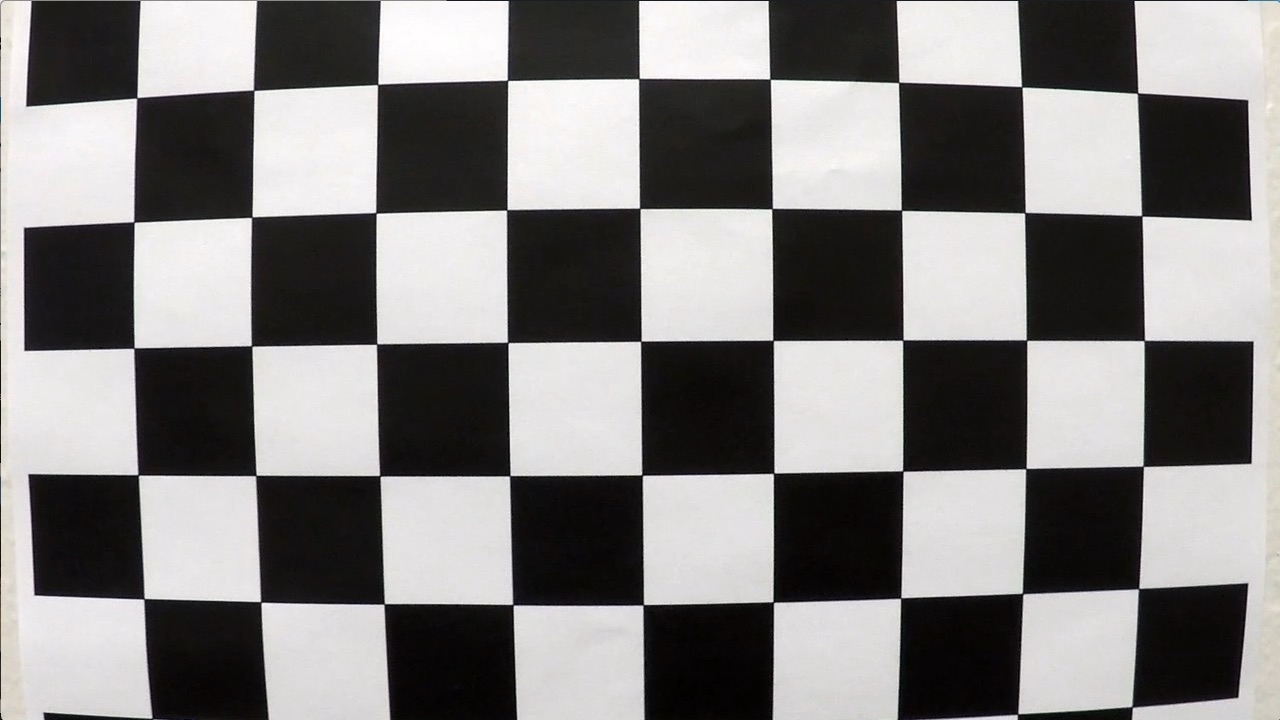
#> input picture udacity/camera_cal/calibration1.jpg, 1280 x 720 px; its folder holds 5 pictures in this run
$ python util_camera.py
#> lines starting #> are read from the running program, lines starting #| are printed output that depends on the picture; after the words box and inside, x2 and y2 are one past the last pixel; in counts of white or black regions, pixels touching at a corner belong together
import numpy as np
import cv2
import glob


class qCamera:
    def __init__(self):
        self.mtx = None
        self.dist = None
        self.rvecs = None
        self.tvecs = None


    def calibrateSamples(self, sample_dir):
        """calibrate camera based on the Chess-pattern samples

        Args:
            sample_dir : Description

        Returns:
            integer: number of calibrated image samples
        """
#> called with sample_dir = 'udacity/camera_cal/'

        corner_x = 9 #num of conners at x-axis
        corner_y = 6
        # prepare object points, like (0,0,0), (1,0,0), (2,0,0) ....,(6,5,0)
        objp = np.zeros((corner_y*corner_x,3), np.float32)
        objp[:,:2] = np.mgrid[0:corner_x, 0:corner_y].T.reshape(-1,2)

        # Arrays to store object points and image points from all the images.
        objpoints = [] # 3d points in real world space
        imgpoints = [] # 2d points in image plane.

        # Make a list of calibration images
        images = glob.glob(sample_dir+'/*.*')

        img = cv2.imread(images[0]) # take an image example to get the size
#> img is the input picture: shape (720, 1280, 3); mean B, G, R 127.8, 128.4, 130.1
        #TODO: make all images the same size
        img_size =  (img.shape[1], img.shape[0])
#> img_size = (1280, 720)

        # Step through the list and search for chessboard corners
        for idx, fname in enumerate(images):
            img = cv2.imread(fname)
            gray = cv2.cvtColor(img, cv2.COLOR_BGR2GRAY)

            # Find the chessboard corners
            ret, corners = cv2.findChessboardCorners(gray, (corner_x,corner_y), None)
#> ret = False; corners = None
            # If found, add object points, image points
            if ret == True:
                objpoints.append(objp)
                imgpoints.append(corners)

                # Draw and display the corners
                cv2.drawChessboardCorners(img, (corner_x,corner_y), corners, ret)
#> pass 2 of the loop in calibrateSamples, `for idx, fname in enumerate(images):`:
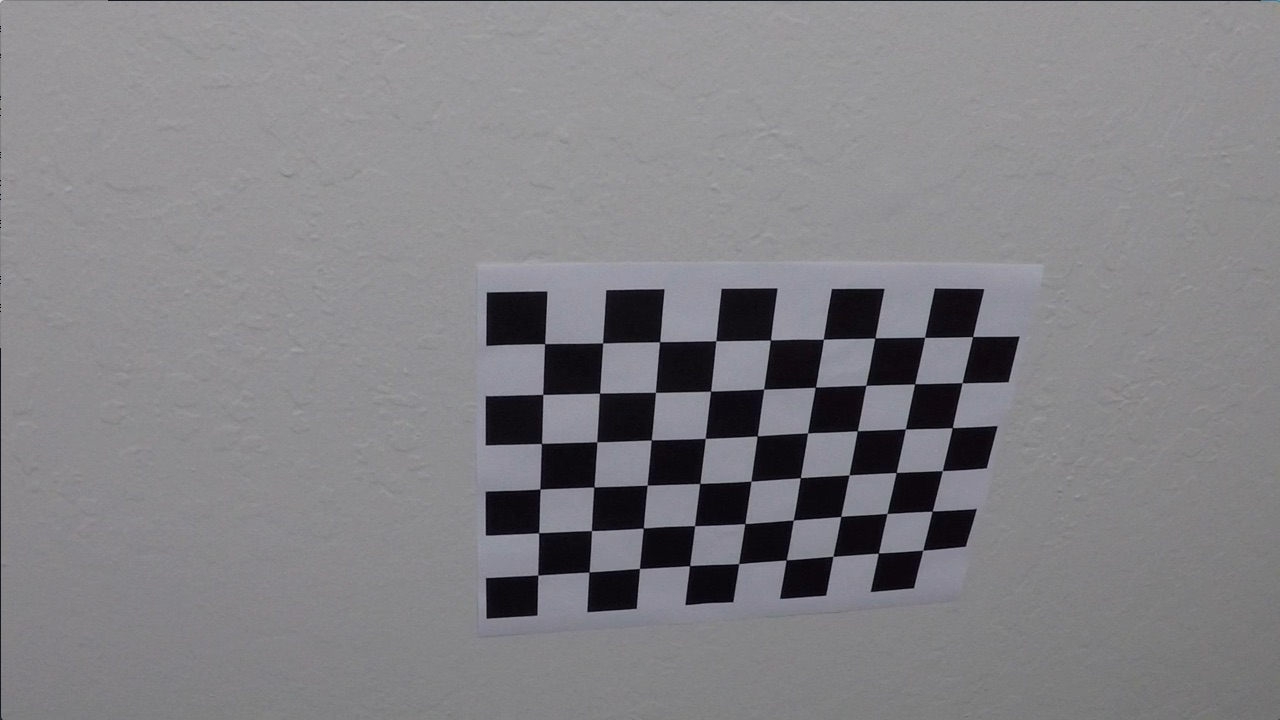
#> input picture udacity/camera_cal/calibration10.jpg, 1280 x 720 px
#> in calibrateSamples, img is the input picture: shape (720, 1280, 3); mean B, G, R 133.1, 129.4, 130.2
#> ret = True; corners = 54 rows, first 8: [545.3, 343.1], [602.7, 342.8], [660.1, 341.3], [715.8, 340.7], [770.6, 340], [823.5, 339.2], [874.3, 338.5], [925.1, 337.4]
#> in calibrateSamples, `cv2.drawChessboardCorners(img, (corner_x,corner_y), corners, ret)`:
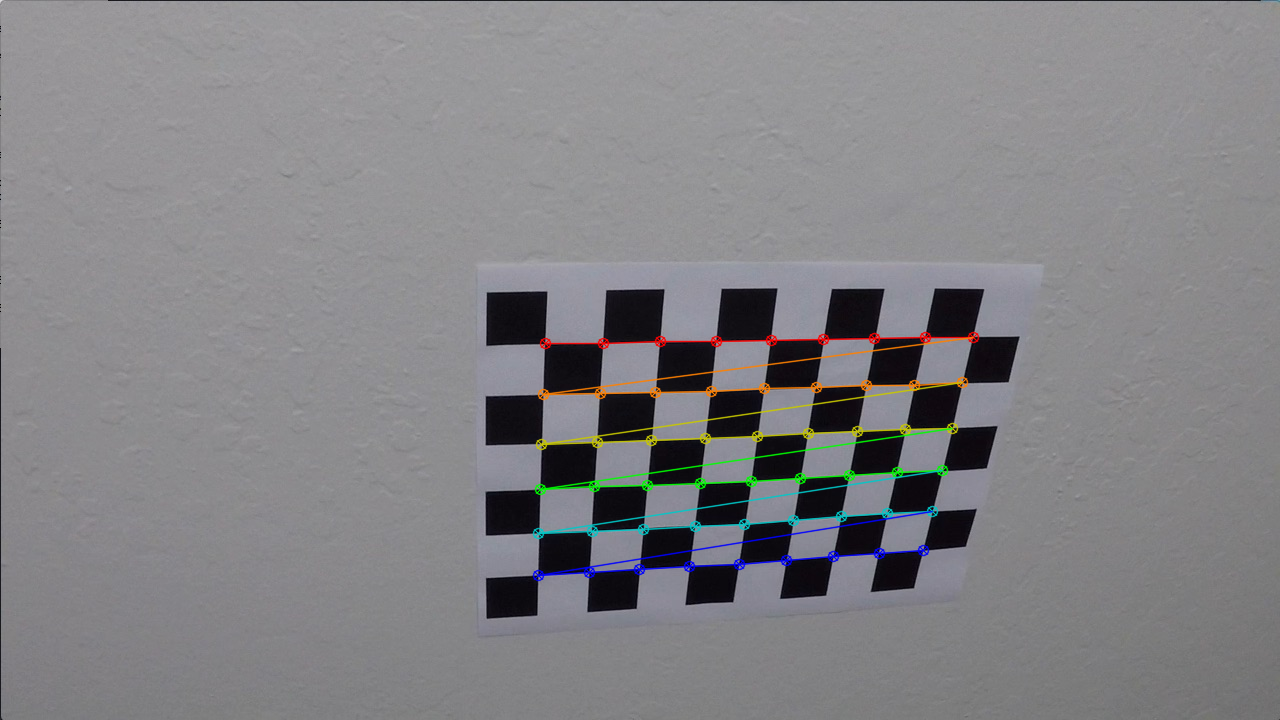
#> img: shape (720, 1280, 3); 1.91% of pixels changed, all inside (x1, y1, x2, y2) = (532, 331, 980, 582)
#> pass 3 of the loop in calibrateSamples, `for idx, fname in enumerate(images):`:
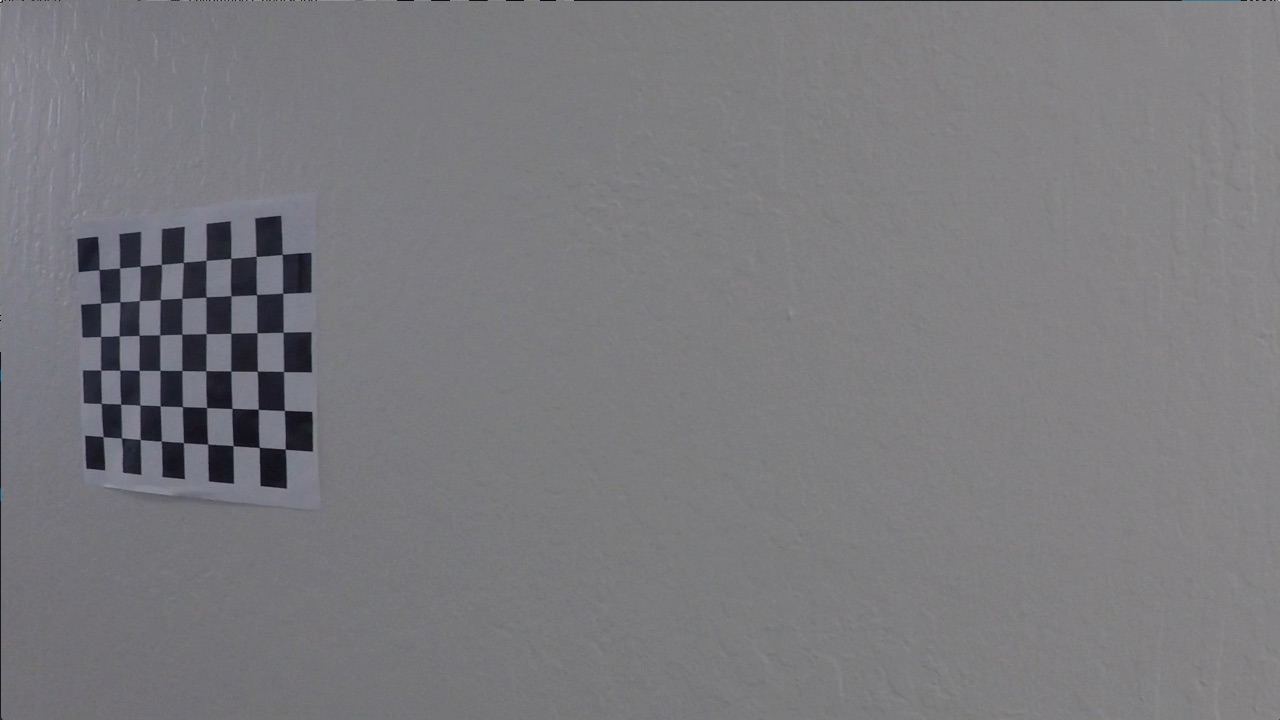
#> input picture udacity/camera_cal/calibration11.jpg, 1280 x 720 px
#> in calibrateSamples, img is the input picture: shape (720, 1280, 3); mean B, G, R 125.2, 121.7, 122.2
#> corners = 54 rows, first 8: [99.22, 269.6], [119.6, 268], [140.1, 266.1], [161.3, 264.5], [183.3, 262.5], [206.1, 260.3], [230.7, 258.2], [256.2, 256.3]
#> in calibrateSamples, `cv2.drawChessboardCorners(img, (corner_x,corner_y), corners, ret)`:
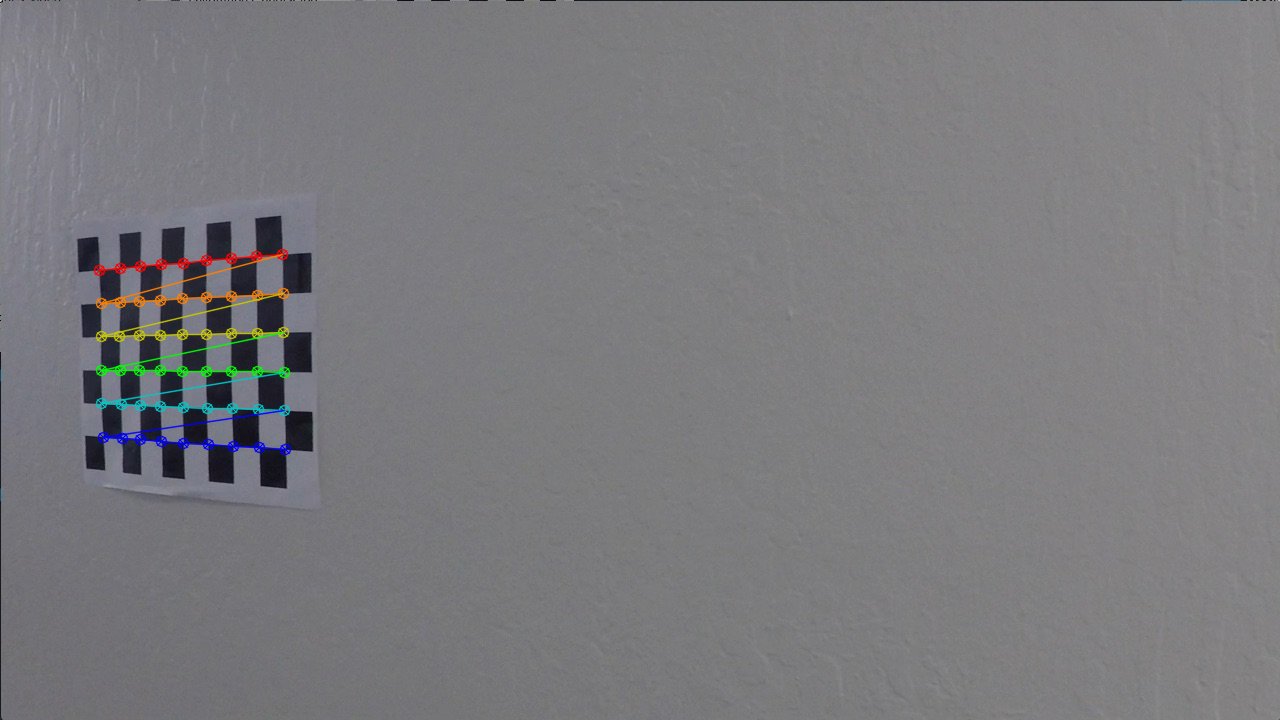
#> img: shape (720, 1280, 3); 1.11% of pixels changed, all inside (x1, y1, x2, y2) = (93, 248, 292, 456)
#> the loop made 5 passes; the first 3 are shown


                # [8 lines of commented-out code are left out]
        self.ret, self.mtx, self.dist, self.rvecs, self.tvecs = cv2.calibrateCamera(objpoints, imgpoints, img_size,None,None)


        return len(imgpoints)


    def undistortImg(self, img_bgr):

        # img = cv2.imread(file_loc)

        #TODO: Check if mtx is initialized
        assert(0  !=  img_bgr.size)
        img_undst = cv2.undistort(img_bgr, self.mtx, self.dist, None, self.mtx)


        return img_undst


def main():

    import matplotlib.pyplot as plt

    output_dir = 'udacity/output_images/'

    camera = qCamera()

    num_calibr = camera.calibrateSamples('udacity/camera_cal/')
    #TODO: find out if the more chass image calibrated, the better calibration it gets?
    print('Number of images calibrated: ' , num_calibr)

    img_distorted = cv2.imread('udacity/camera_cal/calibration3.jpg')
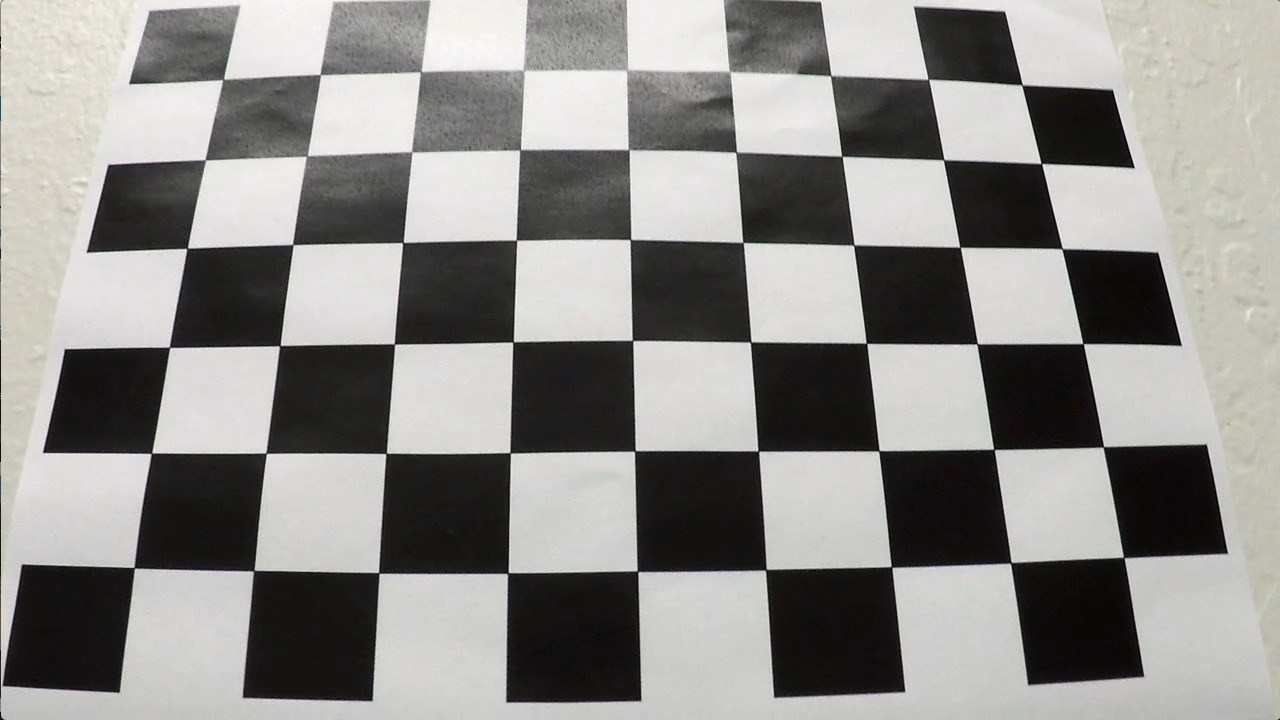
#> input picture udacity/camera_cal/calibration3.jpg, 1280 x 720 px
#> img_distorted is the input picture: shape (720, 1280, 3); mean B, G, R 138.1, 141, 141.8
    img_undist = camera.undistortImg(img_distorted)
#> in undistortImg, `img_undst = cv2.undistort(img_bgr, self.mtx, self.dist, None, self.mtx)`:
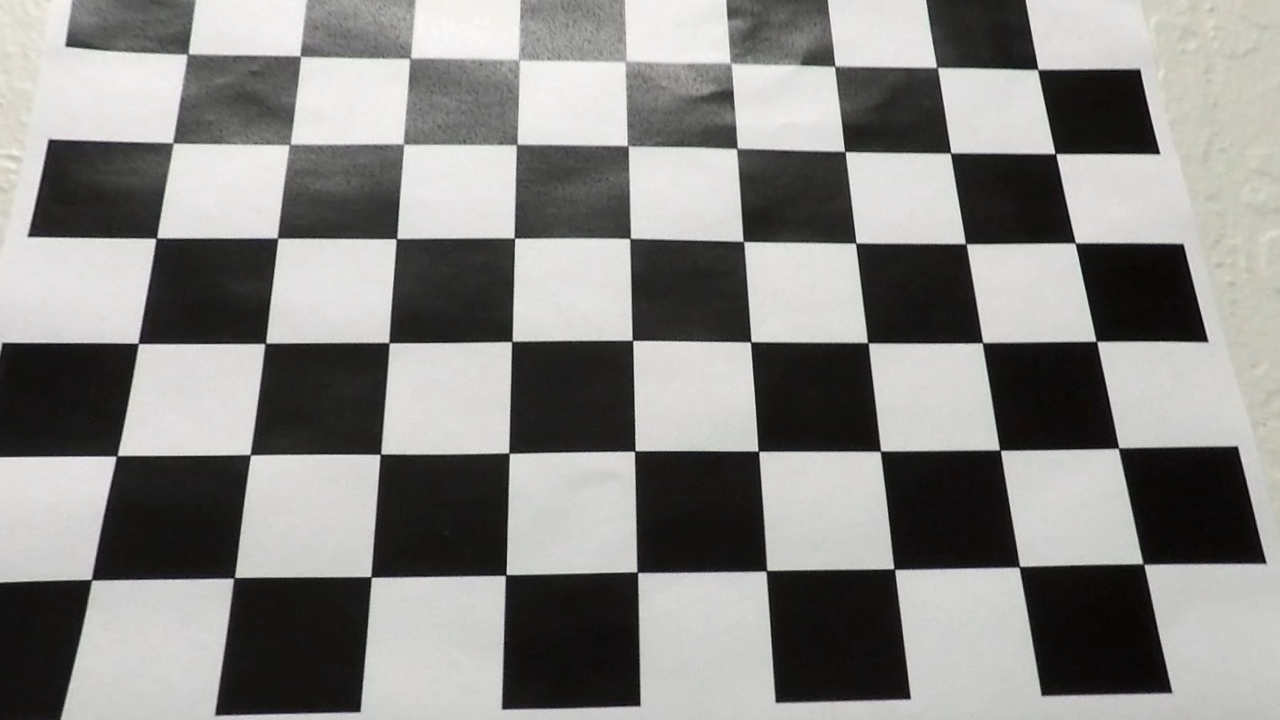
#> img_undst: shape (720, 1280, 3); mean B, G, R 132.7, 134.9, 135.7


    # matplotlib requires RGB, while cv2 and qCamera uses BGR
    img_distorted = cv2.cvtColor(img_distorted, cv2.COLOR_BGR2RGB)
    img_undist = cv2.cvtColor(img_undist, cv2.COLOR_BGR2RGB)

    f, (ax1, ax2) = plt.subplots(1, 2, figsize=(24, 9))
    f.tight_layout()
    ax1.imshow(img_distorted)
    ax1.set_title('Original Image', fontsize=30)
    ax2.imshow(img_undist)
    ax2.set_title('Undistorted Image', fontsize=30)
    plt.subplots_adjust(left=0., right=1, top=0.9, bottom=0.)
    plt.savefig(output_dir+'undistortion_calibration_img.jpg')
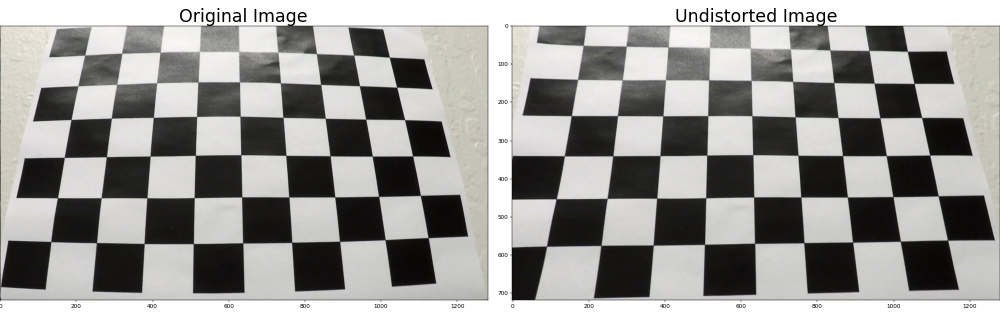
#> figure drawn by matplotlib, 2 panels
    plt.show()


    img_distorted = cv2.imread('udacity/test_images/straight_lines1.jpg')
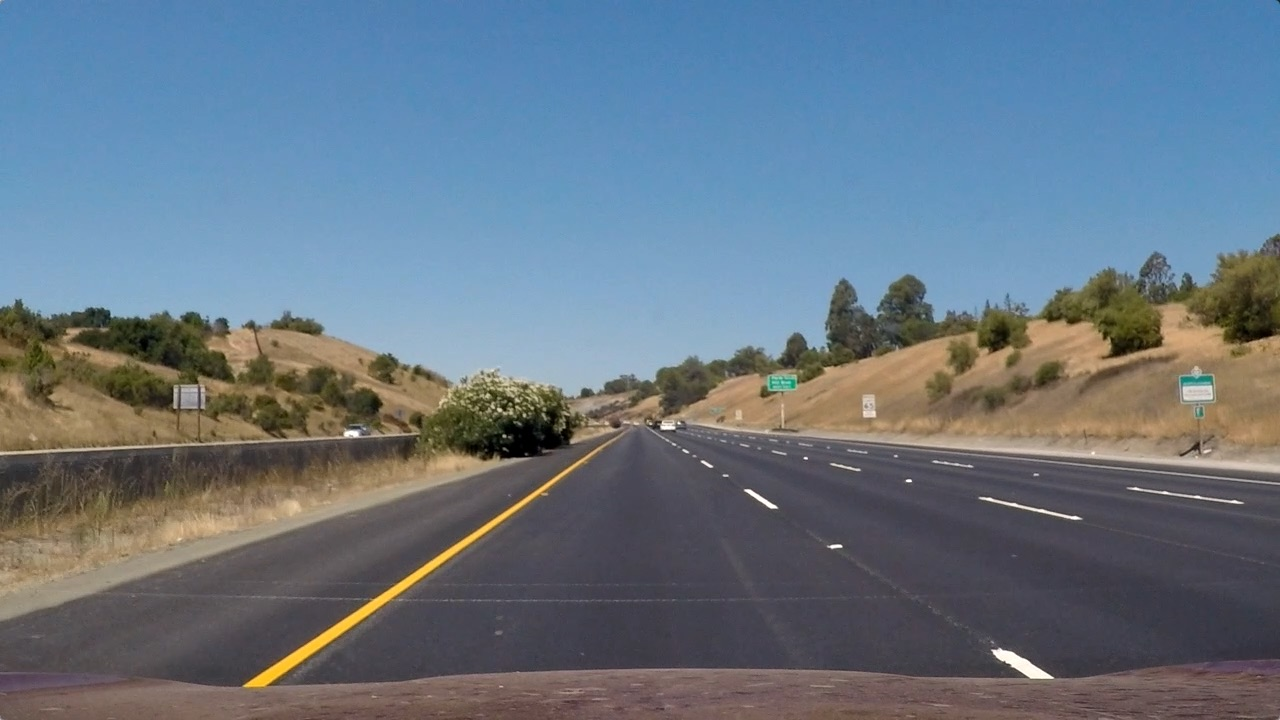
#> input picture udacity/test_images/straight_lines1.jpg, 1280 x 720 px
#> img_distorted is the input picture: shape (720, 1280, 3); mean B, G, R 131.2, 117.7, 103.2
    img_undist = camera.undistortImg(img_distorted)
#> in undistortImg (call 2), `img_undst = cv2.undistort(img_bgr, self.mtx, self.dist, None, self.mtx)`:
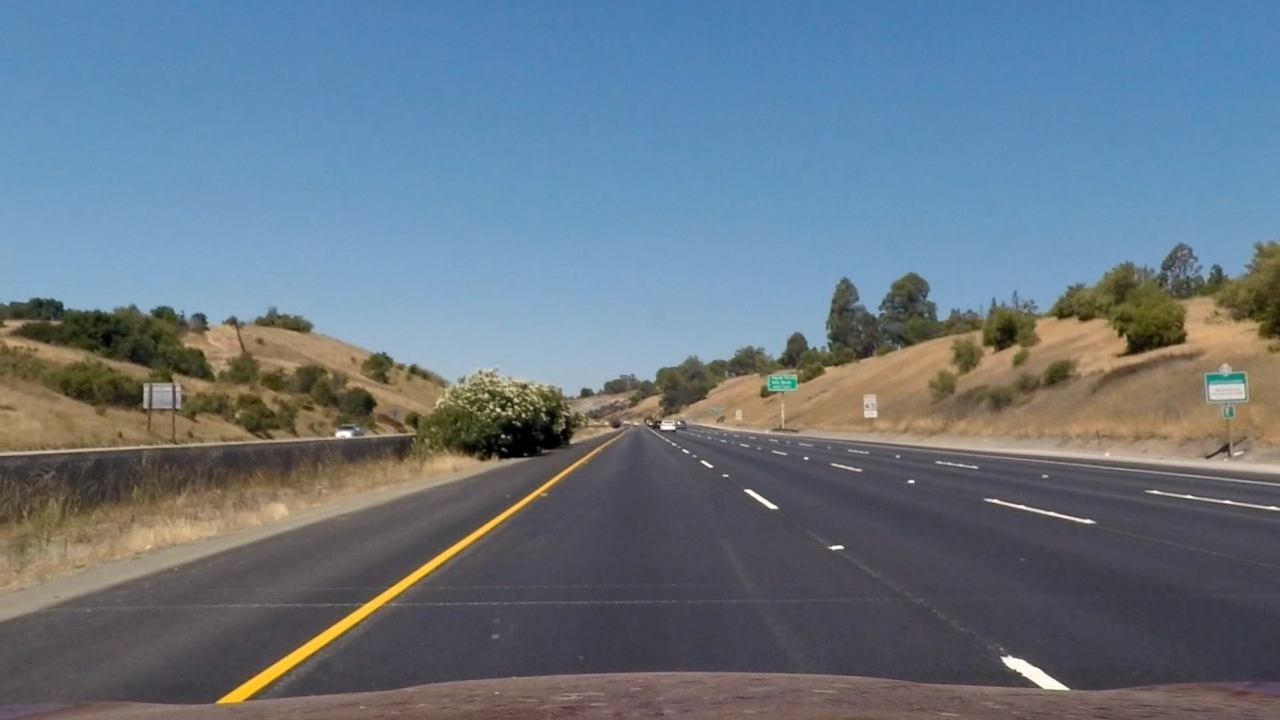
#> img_undst: shape (720, 1280, 3); mean B, G, R 131.5, 118.3, 103.7

    # matplotlib requires RGB, while cv2 and qCamera uses BGR
    img_distorted = cv2.cvtColor(img_distorted, cv2.COLOR_BGR2RGB)
    img_undist = cv2.cvtColor(img_undist, cv2.COLOR_BGR2RGB)


    f, (ax1, ax2) = plt.subplots(1, 2, figsize=(24, 9))
    f.tight_layout()
    ax1.imshow(img_distorted)
    ax1.set_title('Original Image', fontsize=30)
    ax2.imshow(img_undist)
    ax2.set_title('Undistorted Image', fontsize=30)
    plt.subplots_adjust(left=0., right=1, top=0.9, bottom=0.)
    plt.savefig(output_dir+'undistortion_road_img.jpg')
    plt.show()

if __name__ == "__main__":
    import time
    from datetime import timedelta

    time_start = time.time()

    main()

    time_end = time.time()
    print("Time usage: " + str(timedelta(seconds=int( time_end - time_start))))
